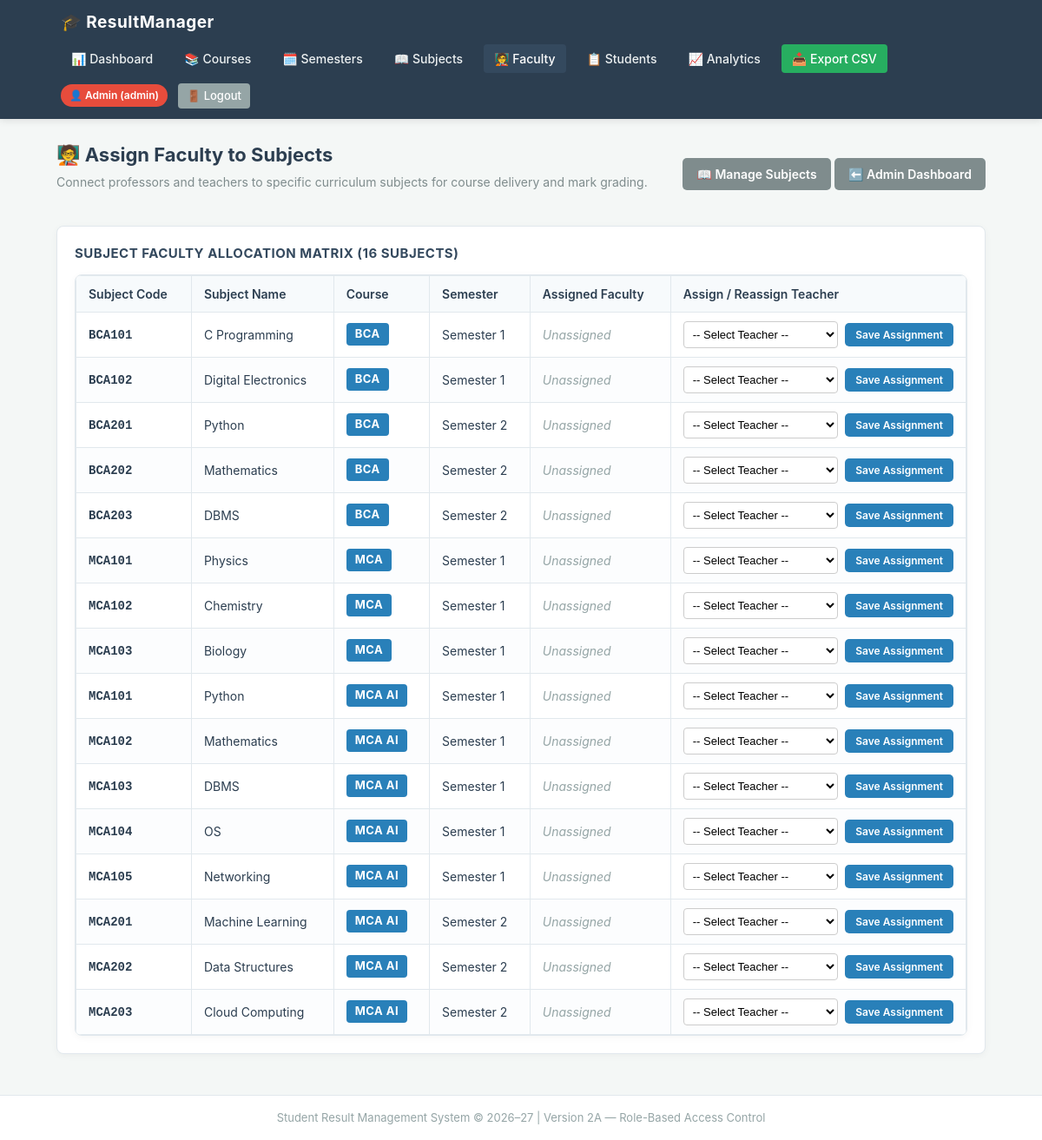
The page /admin/assign-teachers (signed in) on the database its author committed.
### tables this page shows
CREATE TABLE course_subjects (
            id INTEGER PRIMARY KEY AUTOINCREMENT,
            subject_code TEXT NOT NULL,
            subject_name TEXT NOT NULL,
            course_id INTEGER NOT NULL,
            semester INTEGER NOT NULL,
            teacher_id INTEGER,
            created_at TIMESTAMP DEFAULT CURRENT_TIMESTAMP,
            FOREIGN KEY (course_id) REFERENCES courses(id) ON DELETE CASCADE,
            FOREIGN KEY (teacher_id) REFERENCES users(id) ON DELETE SET NULL,
            UNIQUE(course_id, semester, subject_code)
        );

CREATE TABLE courses (
            id INTEGER PRIMARY KEY AUTOINCREMENT,
            course_code TEXT UNIQUE NOT NULL,
            course_name TEXT NOT NULL,
            total_semesters INTEGER DEFAULT 4,
            description TEXT,
            created_at TIMESTAMP DEFAULT CURRENT_TIMESTAMP
        );

### app.py (the view, shortened to what this page needs)
@app.route('/admin/assign-teachers', methods=['GET', 'POST'])
@admin_required
def admin_assign_teachers():
    conn = get_db_connection()
    subjects = conn.execute('''
        SELECT cs.*, c.course_code, c.course_name, u.name as teacher_name, u.username as teacher_username
        FROM course_subjects cs
        JOIN courses c ON cs.course_id = c.id
        LEFT JOIN users u ON cs.teacher_id = u.id
        ORDER BY c.course_code ASC, cs.semester ASC, cs.subject_code ASC
    ''').fetchall()
    teachers = conn.execute("SELECT * FROM users WHERE role = 'TEACHER' ORDER BY name ASC").fetchall()
    conn.close()
    return render_template('admin_assign_teachers.html', subjects=subjects, teachers=teachers)

### app.py (called while the page is built)
def get_db_connection():
    conn = sqlite3.connect(DB_PATH)
    conn.row_factory = sqlite3.Row
    return conn

def admin_required(f):
    @wraps(f)
    def decorated_function(*args, **kwargs):
        if 'user_id' not in session:
            flash("Please log in to access this page.", "warning")
            return redirect(url_for('login'))
        if session.get('role') != 'ADMIN':
            flash("Access denied. You do not have permission to access this page.", "danger")
            if session.get('role') == 'TEACHER':
                return redirect(url_for('teacher_dashboard'))
            return redirect(url_for('student_dashboard'))
        return f(*args, **kwargs)
    return decorated_function

### templates/admin_assign_teachers.html (shortened to what this page needs)
{% extends "base.html" %}
{% block content %}
<div class="full-page-container">
    <div class="page-header">
        <div>
            <h2>🧑‍🏫 Assign Faculty to Subjects</h2>
            <p class="subtitle">Connect professors and teachers to specific curriculum subjects for course delivery and mark grading.</p>
        </div>
        <div class="header-actions">
            <a href="{{ url_for('admin_subjects') }}" class="btn-secondary">📖 Manage Subjects</a>
            <a href="{{ url_for('admin_dashboard') }}" class="btn-secondary">⬅️ Admin Dashboard</a>
        </div>
    </div>
    <div class="card-box">
        <h4>Subject Faculty Allocation Matrix ({{ subjects|length }} subjects)</h4>
        {% if subjects and subjects|length > 0 %}
            <div class="table-card">
                <table class="data-table">
                    <thead>
                        <tr>
                            <th>Subject Code</th>
                            <th>Subject Name</th>
                            <th>Course</th>
                            <th>Semester</th>
                            <th>Assigned Faculty</th>
                            <th>Assign / Reassign Teacher</th>
                        </tr>
                    </thead>
                    <tbody>
                        {% for s in subjects %}
                            <tr>
                                <td><b><code>{{ s.subject_code }}</code></b></td>
                                <td>{{ s.subject_name }}</td>
                                <td>
                                    <span class="status-badge" style="background-color: #2980b9; color: white;">
                                        {{ s.course_code }}
                                    </span>
                                </td>
                                <td>Semester {{ s.semester }}</td>
                                <td>
                                    {% if s.teacher_name %}
                                        <span class="status-badge" style="background-color: #e67e22; color: white;">
                                            🧑‍🏫 {{ s.teacher_name }}
                                        </span>
                                    {% else %}
                                        <span style="color: #95a5a6; font-style: italic;">Unassigned</span>
                                    {% endif %}
                                </td>
                                <td>
                                    <form method="POST" action="{{ url_for('admin_assign_teachers') }}" style="display: flex; gap: 8px; align-items: center;">
                                        <select name="teacher_id" style="padding: 6px; font-size: 13px; border-radius: 4px; border: 1px solid #ccc; flex: 1;">
                                            <option value="">-- Select Teacher --</option>
                                        </select>
                                        <button type="submit" class="btn-primary" style="padding: 6px 12px; font-size: 12px; white-space: nowrap;">Save Assignment</button>
                                    </form>
                                </td>
                            </tr>
                        {% endfor %}
                    </tbody>
                </table>
            </div>
        {% endif %}
    </div>
</div>
{% endblock %}

### static/style.css (style rules this page uses)
* { box-sizing: border-box; margin: 0; padding: 0; }
body { font-family: -apple-system, BlinkMacSystemFont, "Segoe UI", Roboto, Helvetica, Arial, sans-serif; background-color: #f4f7f6; color: #2c3e50; line-height: 1.5; min-height: 100vh; display: flex; flex-direction: column; }
.full-page-container { width: 100%; }
.page-header { display: flex; justify-content: space-between; align-items: center; margin-bottom: 22px; flex-wrap: wrap; gap: 15px; }
h2 { color: #2c3e50; font-size: 22px; margin-bottom: 4px; }
h4 { font-size: 15px; color: #34495e; margin-bottom: 12px; text-transform: uppercase; letter-spacing: 0.5px; }
.subtitle { color: #7f8c8d; font-size: 14px; margin-bottom: 18px; }
input[type="text"], input[type="number"], select { width: 100%; padding: 9px 12px; border: 1px solid #ccd1d9; border-radius: 5px; font-size: 14px; background-color: #ffffff; transition: border-color 0.2s; }
button, .btn-primary, .btn-secondary, .btn-export-pdf, .btn-view-all { font-family: inherit; display: inline-block; cursor: pointer; font-size: 14px; font-weight: 600; border-radius: 5px; text-decoration: none; border: none; text-align: center; transition: background-color 0.2s, transform 0.1s; }
.btn-primary { background-color: #2980b9; color: #ffffff; padding: 8px 16px; }
.btn-secondary { background-color: #7f8c8d; color: #ffffff; padding: 8px 16px; }
.status-badge { display: inline-block; padding: 3px 10px; border-radius: 4px; font-weight: bold; font-size: 13px; letter-spacing: 0.5px; }
.card-box { background-color: #ffffff; border: 1px solid #e1e8ed; border-radius: 8px; padding: 20px; margin-bottom: 22px; box-shadow: 0 2px 8px rgba(0, 0, 0, 0.04); }
.grades-table, .data-table { width: 100%; border-collapse: collapse; font-size: 14px; }
.grades-table th, .grades-table td, .data-table th, .data-table td { border: 1px solid #e1e8ed; padding: 10px 14px; text-align: left; }
.grades-table th, .data-table th { background-color: #f7fafc; color: #2c3e50; font-weight: 600; }
.grades-table tr:nth-child(even), .data-table tr:nth-child(even) { background-color: #fcfdfe; }
.table-card { background: #ffffff; border: 1px solid #e1e8ed; border-radius: 8px; overflow-x: auto; box-shadow: 0 2px 8px rgba(0, 0, 0, 0.04); }

### rows shown on the page
course_subjects: subject_code "BCA101", subject_name "C Programming", course_code "BCA", semester "1"
course_subjects: subject_code "BCA102", subject_name "Digital Electronics", course_code "BCA", semester "1"
course_subjects: subject_code "BCA201", subject_name "Python", course_code "BCA", semester "2"
course_subjects: subject_code "BCA202", subject_name "Mathematics", course_code "BCA", semester "2"
course_subjects: subject_code "BCA203", subject_name "DBMS", course_code "BCA", semester "2"
course_subjects: subject_code "MCA101", subject_name "Physics", course_code "MCA", semester "1"
course_subjects: subject_code "MCA102", subject_name "Chemistry", course_code "MCA", semester "1"
course_subjects: subject_code "MCA103", subject_name "Biology", course_code "MCA", semester "1"
course_subjects: subject_code "MCA101", subject_name "Python", course_code "MCA AI", semester "1"
course_subjects: subject_code "MCA102", subject_name "Mathematics", course_code "MCA AI", semester "1"
course_subjects: subject_code "MCA103", subject_name "DBMS", course_code "MCA AI", semester "1"
course_subjects: subject_code "MCA104", subject_name "OS", course_code "MCA AI", semester "1"
course_subjects: subject_code "MCA105", subject_name "Networking", course_code "MCA AI", semester "1"
course_subjects: subject_code "MCA201", subject_name "Machine Learning", course_code "MCA AI", semester "2"
course_subjects: subject_code "MCA202", subject_name "Data Structures", course_code "MCA AI", semester "2"
course_subjects: subject_code "MCA203", subject_name "Cloud Computing", course_code "MCA AI", semester "2"

### other values the page prints
{{ session.get('username') }} "admin"
{{ subjects|length }} "16"
